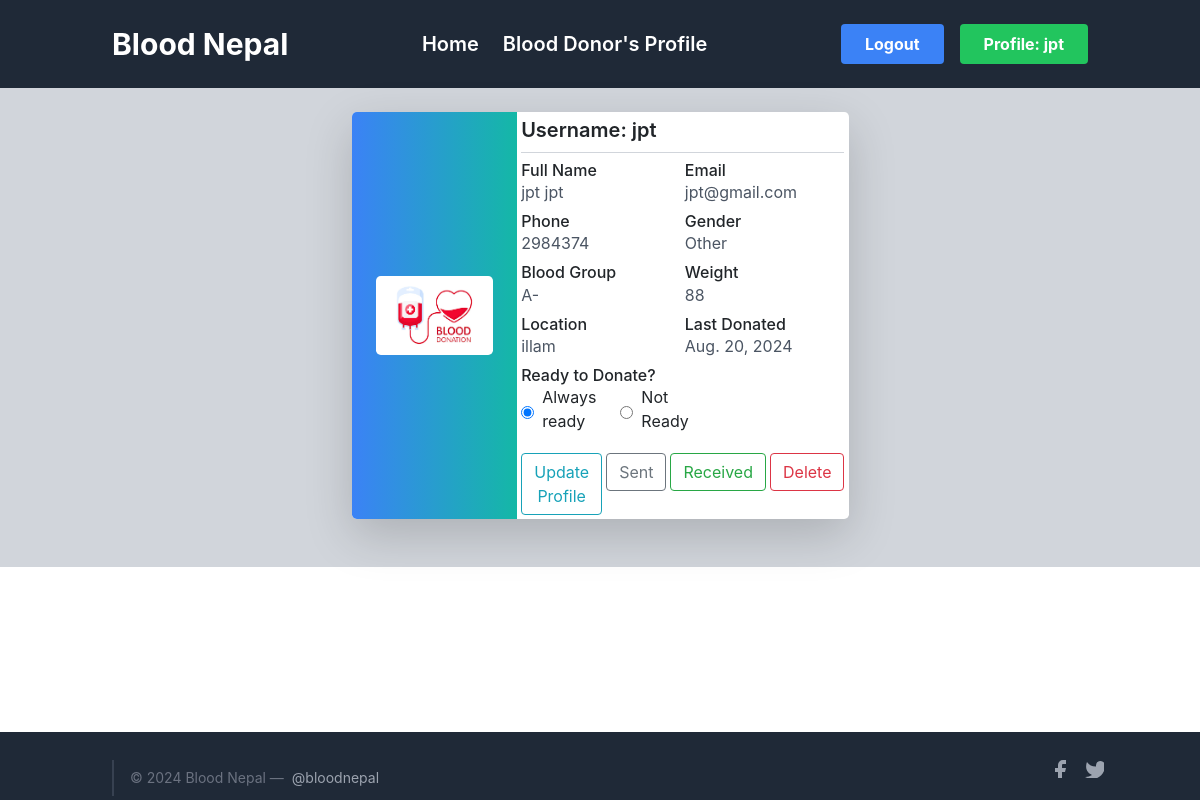
The app's page /profile (signed in) with its own data.
### profile_/models.py (models this page shows, shortened)
class SignUp(models.Model):
    user = models.OneToOneField(User, on_delete = models.CASCADE , unique=True)
    full_name = models.CharField(max_length = 120, null=False, blank=False )
    email = models.EmailField( null=False, blank=False)
    phone = models.CharField(max_length=10,null=True)
    gender = models.CharField(max_length=6, choices= GenderChoices , default='Male')
    profile_photo = models.ImageField(upload_to = 'images/')
    location = models.CharField(max_length=40)
    blood_group = models.CharField(choices=Blood_Group_Choices,max_length=3)
    weight = models.IntegerField( null=True, blank=False)
    ready_to_donate = models.CharField(choices=R_CHOICES ,null=True, max_length=4)
    last_donation = models.DateField(null=True)

### profile_/views.py (the view)
# urls.py: path("profile", views.profile, name="profile"),
@login_required
def profile(request):
    username = request.user.username # Gets the username of user who is logged in from User table
    try:
        signup_user = SignUp.objects.get(user = request.user)
        return render(request, "profile/profile.html", {'signup_user':signup_user, 'username': username})
    except SignUp.DoesNotExist:
        return redirect('signup')

### profile_/templates/profile/profile.html (shortened to what this page needs)
{% extends 'profile/base.html' %}
{% block body %}
<section class="bg-gray-300 py-2">
  <div class="container mx-auto py-3">
    <div class="flex justify-center items-center">
      <div class="w-full lg:w-1/2 mb-4 lg:mb-0">
        <div class="bg-white shadow-lg rounded-lg overflow-hidden">
          <div class="flex">
            <div class="w-1/3 bg-gradient-to-r from-blue-500 to-teal-500 flex items-center justify-center p-4">
              <a href="{{signup_user.profile_photo.url}}">
                <img src="{{signup_user.profile_photo.url}}" alt="Profile Photo" class="w-72 h-auto rounded-lg">
              </a>
            </div>
            <div class="w-2/3 p-1">
              <h6 class="text-xl font-semibold mb-1">Username: {{signup_user.user}}</h6>
              <hr class="my-2 border-gray-300">
              <div class="grid grid-cols-1 md:grid-cols-2 gap-1">
                <div class="mb-1">
                  <h6 class="font-medium">Full Name</h6>
                  <p class="text-gray-600">{{signup_user.full_name}}</p>
                </div>
                <div class="mb-1">
                  <h6 class="font-medium">Email</h6>
                  <p class="text-gray-600">{{signup_user.email}}</p>
                </div>
                <div class="mb-1">
                  <h6 class="font-medium">Phone</h6>
                  <p class="text-gray-600">{{signup_user.phone}}</p>
                </div>
                <div class="mb-1">
                  <h6 class="font-medium">Gender</h6>
                  <p class="text-gray-600">{{signup_user.gender}}</p>
                </div>
                <div class="mb-1">
                  <h6 class="font-medium">Blood Group</h6>
                  <p class="text-gray-600">{{signup_user.blood_group}}</p>
                </div>
                <div class="mb-1">
                  <h6 class="font-medium">Weight</h6>
                  <p class="text-gray-600">{{signup_user.weight}}</p>
                </div>
                <div class="mb-1">
                  <h6 class="font-medium">Location</h6>
                  <p class="text-gray-600">{{signup_user.location}}</p>
                </div>
                <div class="mb-1">
                  <h6 class="font-medium">Last Donated</h6>
                  <p class="text-gray-600">{{signup_user.last_donation}}</p>
                </div>
                <div class="mb-1">
                  <h6 class="font-medium">Ready to Donate?</h6>
                  <div class="flex items-center">
                    <input type="radio" id="yes" name="ready_to_donate" {% if signup_user.ready_to_donate == 'yes' %}checked{% endif %}>
                    <label for="yes" class="ml-2 mr-4">Always ready </label>
                    <input type="radio" id="no" name="ready_to_donate" {% if signup_user.ready_to_donate == 'no' %}checked{% endif %}>
                    <label for="no" class="ml-2">Not Ready</label>
                  </div>
                </div>
              </div>
              <div class="mt-2 flex space-x-1">
                <a href="{% url 'update_profile' signup_user.id %}" class="inline-block">
                  <button type="button" class="btn btn-outline-info my-2 my-sm-0">
                    Update Profile
                  </button>
                </a>
                <a href="{% url 'request-sent' %}" class="inline-block">
                  <button type="button" class="btn btn-outline-secondary my-2 my-sm-0">
                    Sent
                  </button>
                </a>
                <a href="{% url 'request-received' %}" class="inline-block">
                  <button type="button" class="btn btn-outline-success my-2 my-sm-0">
                    Received
                  </button>
                </a>
                <a href="{% url 'delete_profile' signup_user.id %}" class="inline-block">
                  <button type="button" class="btn btn-outline-danger my-2 my-sm-0">
                    Delete {% comment %} class="px-3 py-1 bg-red-500 text-white font-semibold rounded-lg shadow hover:bg-red-600 focus:outline-none focus:ring-2 focus:ring-red-500" {% endcomment %}
                  </button>
                </a>
              </div>
            </div>
          </div>
        </div>
      </div>
    </div>
  </div>
</section>
{% endblock %}

### profile_/templates/profile/base.html (shortened to what this page needs)
{% load static %}
<!DOCTYPE html>
<html lang="en">
  <head>
    <script src="https://cdn.tailwindcss.com"></script>
    <link rel="stylesheet" href="https://cdn.jsdelivr.net/npm/bootstrap@4.3.1/dist/css/bootstrap.min.css" />
    <link rel="stylesheet" href="{% static 'blog/css/blog.css' %}" />
    <link rel="stylesheet" href="https://stackpath.bootstrapcdn.com/bootstrap/4.5.2/css/bootstrap.min.css" />
    <link rel="stylesheet" href="https://stackpath.bootstrapcdn.com/bootstrap/4.5.2/css/bootstrap.min.css" />
    <link rel="stylesheet" href="https://cdnjs.cloudflare.com/ajax/libs/font-awesome/6.5.2/css/all.min.css" />
  </head>
  <body class="flex flex-col min-h-screen">
    <header class="bg-gray-800 text-white body-font">
      <div class="container mx-auto flex flex-wrap p-4 items-center justify-between">
        <span class="text-3xl font-bold">Blood Nepal</span>
        <nav class="hidden md:flex space-x-6">
          <a href="{% url 'home' %}" class="hover:text-red-500 text-xl font-semibold">Home</a>
          <a href="{% url 'donor' %}" class="hover:text-red-500 text-xl font-semibold">Blood Donor's Profile</a>
        </nav>
        <div class="flex items-center space-x-4">
          {% if user.is_authenticated %}
            <a href="{% url 'logout' %}">
              <button class="bg-blue-500 hover:bg-blue-700 text-white font-bold py-2 px-4 rounded">Logout</button>
            </a>
            <a href="{% url 'profile' %}">
              <button class="bg-green-500 hover:bg-green-700 text-white font-bold py-2 px-4 rounded">Profile: {{ username }}</button>
            </a>
          {% else %}
            {% block loginbar %}
              <a href="{% url 'home' %}">
                <button class="bg-gray-600 hover:bg-gray-700 text-white font-bold py-2 px-4 rounded">Login</button>
              </a>
            {% endblock %}
          {% endif %}
        </div>
      </div>
    </header>
    {% block body %}
    {% endblock %}
  {% block footer %}
  <footer class="bg-gray-800 text-gray-300 mt-auto">
    <div class="container px-2 py-1 mx-auto flex items-center sm:flex-row flex-col">
      <p class="text-sm text-gray-500 sm:ml-4 sm:pl-4 sm:border-l-2 sm:border-gray-700 sm:py-2 sm:mt-0 mt-4">
        © 2024 Blood Nepal —
        <a href="/" class="text-gray-400 hover:text-gray-200 ml-1" rel="noopener noreferrer" target="_blank">@bloodnepal</a>
      </p>
      <span class="inline-flex sm:ml-auto sm:mt-0 mt-1 justify-center sm:justify-start">
        <a class="text-gray-400 hover:text-blue-500" href="/">
          <svg fill="currentColor" stroke-linecap="round" stroke-linejoin="round" stroke-width="2" class="w-5 h-5" >
            <path d="M18 2h-3a5 5 0 00-5 5v3H7v4h3v8h4v-8h3l1-4h-4V7a1 1 0 011-1h3z"></path>
          </svg>
        </a>
        <a class="ml-3 text-gray-400 hover:text-blue-500" href="/">
          <svg fill="currentColor" stroke-linecap="round" stroke-linejoin="round" stroke-width="2" class="w-5 h-5" >
            <path d="M23 3a10.9 10.9 0 01-3.14 1.53 4.48 4.48 0 00-7.86 3v1A10.66 10.66 0 013 4s-4 9 5 13a11.64 11.64 0 01-7 2c9 5 20 0 20-11.5a4.5 4.5 0 00-.08-.83A7.72 7.72 0 0023 3z"></path>
          </svg>
        </a>
      </span>
    </div>
  </footer>
  {% endblock %}
  </body>
  </html>

### records on screen
SignUp: profile_photo (picture), user "jpt", full_name "jpt jpt", email "jpt@gmail.com", phone "2984374", gender "Other", blood_group "A-", weight "88", location "illam", last_donation "Aug. 20, 2024", ready_to_donate "☑ Always ready", ready_to_donate "☐ Not Ready"

### other values on screen
{{ username }} "jpt"
